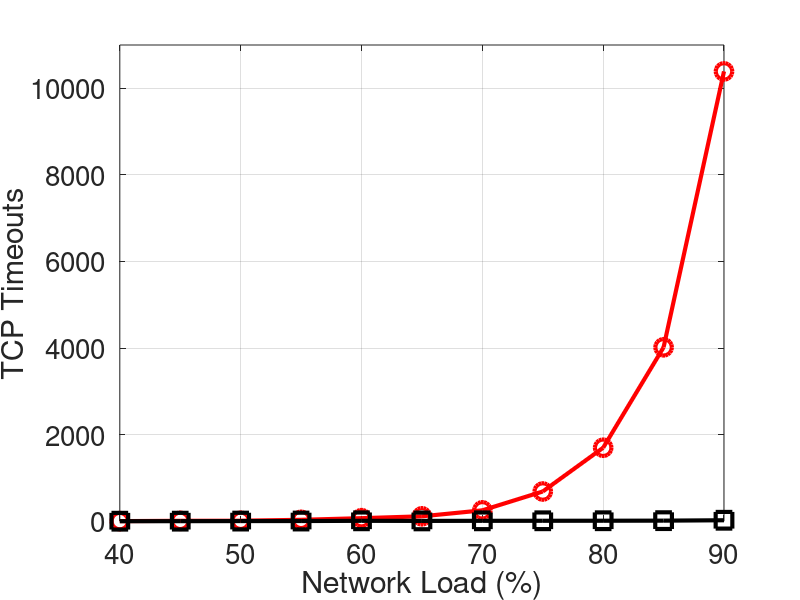

The MATLAB script that drew this image:
clear
clc

x=[
0.4
0.45
0.5
0.55
0.6
0.65
0.7
0.75
0.8
0.85
0.9
];

k_80=[
2
9
11
32
70
113
251
686
1697
4017
10390
];

k_22=[
0
1
3
4
9
7
9
10
11
13
22
];

figure(1);
width=900;
height=480;
left=100;
bottem=0;

plot(x * 100,k_80,'-ro','LineWidth',3,...
    'MarkerSize',12);
hold on;
plot(x * 100,k_22,'-ks','LineWidth',3,...
    'MarkerSize',12);
hold on;

xlabel('Network Load (%)','FontSize', 20)
ylabel('TCP Timeouts','FontSize', 20);
set(gca, 'FontSize', 20, 'xtick',[40,50,60,70,80,90]); % set font size of tick labels
%h=legend('DCTCP K=720KB','DCTCP K=200KB',20,'Location', 'NorthWest');
%set(h,'FontSize',20,'LineWidth',1,'Box','off');
axis([40,90,0,11000]);
grid on;
hold off;